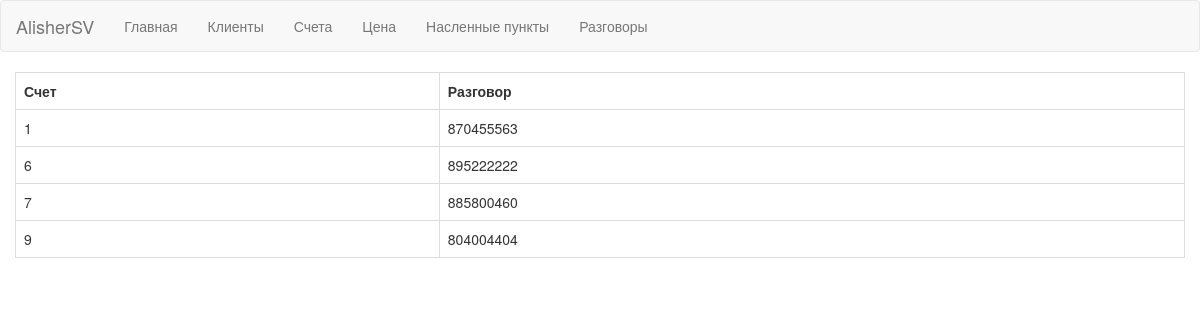
Page /Svyaz_Project/phone_calls.php on the committed database.
### tables this page shows
CREATE TABLE alisher_phone_calls (
  call_id int(11) UNSIGNED NOT NULL AUTO_INCREMENT,
  price_id int(11) UNSIGNED NOT NULL,
  sub_num int(11) NOT NULL,
  receipt_id int(11) UNSIGNED NOT NULL,
  call_date date NOT NULL,
  call_start_time time NOT NULL,
  call_end_time time NOT NULL,
  PRIMARY KEY (call_id)
);

### Svyaz_Project/api.php (called while the page is built, shortened)
<?php
    function getAllPhone_Calls($db) {
        $sql = "SELECT * FROM alisher_receipt
                INNER JOIN alisher_phone_calls on alisher_receipt.receipt_id = alisher_phone_calls.receipt_id";
        $result = array();
        $stmt = $db->prepare($sql);
        $stmt->execute();
        while($row = $stmt->fetch(PDO::FETCH_ASSOC)) {
            $result[$row['receipt_id']] = $row;
        }
        return $result;
        }

### Svyaz_Project/phone_calls.php (the view, shortened to what this page needs)
<!DOCTYPE html>
<html lang="en">
<head>
<link rel="stylesheet" media="screen" href="//netdna.bootstrapcdn.com/bootstrap/3.3.4/css/bootstrap.min.css">
</head>
<body background="https://www.solidbackgrounds.com/images/3840x2160/3840x2160-cream-solid-color-background.jpg">
<header>
<nav class="navbar navbar-default" role="navigation">
    <div class="navbar-header">
        <a class="navbar-brand" href="#">AlisherSV</a>
    </div>
    <div class="collapse navbar-collapse navbar-ex1-collapse">
        <ul class="nav navbar-nav">
            <li><a href="index.php">Главная</a></li>
            <li><a href="clients.php">Клиенты</a></li>
            <li><a href="receipt.php">Счета</a></li>
            <li><a href="price.php">Цена</a></li>
            <li><a href="locality.php">Насленные пункты</a></li>
            <li><a href="phone_calls.php">Разговоры</a></li>
        </ul>
    </div>
</nav>
</header>
<div id="content">
<div class="container-fluid">
     <?php include 'db.php'; ?>
     <?php include 'api.php'; ?>
     <?php
     $phone_calls = getAllPhone_Calls($db);
     ?>
     <table class="table table-bordered">
     <tr>
     <th>Счет</th>
     <th>Разговор</th>
     </tr>
     <?php foreach ($phone_calls as $phone_call) { ?>
     <tr>
    <td><?php echo $phone_call['call_id']; ?></td>
    <td><?php echo $phone_call['sub_num']; ?></td>
     </tr>
     <?php } ?>
     </table>
 </div>
</div>
</body>
</html>

### rows in the picture
alisher_phone_calls: call_id "1", sub_num "870455563"
alisher_phone_calls: call_id "6", sub_num "895222222"
alisher_phone_calls: call_id "7", sub_num "885800460"
alisher_phone_calls: call_id "9", sub_num "804004404"
